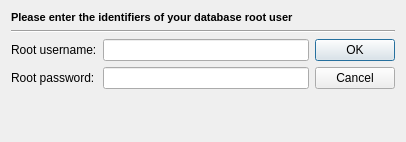
<?xml version="1.0" encoding="UTF-8"?>
<ui version="4.0">
 <class>GexdbGetrootDialogBase</class>
 <widget class="QDialog" name="GexdbGetrootDialogBase">
  <property name="geometry">
   <rect>
    <x>0</x>
    <y>0</y>
    <width>406</width>
    <height>142</height>
   </rect>
  </property>
  <property name="windowTitle">
   <string>DBMS root identifiers...</string>
  </property>
  <property name="autoFillBackground">
   <bool>true</bool>
  </property>
  <layout class="QGridLayout" name="gridLayout">
   <item row="0" column="0" colspan="2">
    <widget class="QLabel" name="label">
     <property name="contextMenuPolicy">
      <enum>Qt::PreventContextMenu</enum>
     </property>
     <property name="text">
      <string>&lt;!DOCTYPE HTML PUBLIC &quot;-//W3C//DTD HTML 4.0//EN&quot; &quot;http://www.w3.org/TR/REC-html40/strict.dtd&quot;&gt;
&lt;html&gt;&lt;head&gt;&lt;meta name=&quot;qrichtext&quot; content=&quot;1&quot; /&gt;&lt;style type=&quot;text/css&quot;&gt;
p, li { white-space: pre-wrap; }
&lt;/style&gt;&lt;/head&gt;&lt;body style=&quot; font-family:'MS Shell Dlg 2'; font-size:8.25pt; font-weight:400; font-style:normal;&quot;&gt;
&lt;p style=&quot; margin-top:0px; margin-bottom:0px; margin-left:0px; margin-right:0px; -qt-block-indent:0; text-indent:0px;&quot;&gt;&lt;span style=&quot; font-size:8pt; font-weight:600;&quot;&gt;Please enter the identifiers of your database root user&lt;/span&gt;&lt;/p&gt;&lt;/body&gt;&lt;/html&gt;</string>
     </property>
    </widget>
   </item>
   <item row="1" column="0" colspan="3">
    <widget class="Line" name="line">
     <property name="orientation">
      <enum>Qt::Horizontal</enum>
     </property>
    </widget>
   </item>
   <item row="2" column="0">
    <widget class="QLabel" name="TextLabel_1">
     <property name="text">
      <string>Root username:</string>
     </property>
     <property name="wordWrap">
      <bool>false</bool>
     </property>
    </widget>
   </item>
   <item row="2" column="1">
    <widget class="QLineEdit" name="editRootName">
     <property name="toolTip">
      <string/>
     </property>
     <property name="maxLength">
      <number>80</number>
     </property>
    </widget>
   </item>
   <item row="2" column="2">
    <widget class="QPushButton" name="PushButtonOk">
     <property name="text">
      <string>OK</string>
     </property>
     <property name="default">
      <bool>true</bool>
     </property>
    </widget>
   </item>
   <item row="3" column="0">
    <widget class="QLabel" name="TextLabel_2">
     <property name="text">
      <string>Root password:</string>
     </property>
     <property name="wordWrap">
      <bool>false</bool>
     </property>
    </widget>
   </item>
   <item row="3" column="1">
    <widget class="QLineEdit" name="editRootPassword">
     <property name="toolTip">
      <string/>
     </property>
     <property name="maxLength">
      <number>80</number>
     </property>
     <property name="echoMode">
      <enum>QLineEdit::Password</enum>
     </property>
    </widget>
   </item>
   <item row="3" column="2">
    <widget class="QPushButton" name="PushButtonCancel">
     <property name="text">
      <string>Cancel</string>
     </property>
    </widget>
   </item>
   <item row="4" column="1">
    <spacer name="verticalSpacer">
     <property name="orientation">
      <enum>Qt::Vertical</enum>
     </property>
     <property name="sizeHint" stdset="0">
      <size>
       <width>20</width>
       <height>57</height>
      </size>
     </property>
    </spacer>
   </item>
  </layout>
 </widget>
 <layoutdefault spacing="6" margin="11"/>
 <pixmapfunction>qPixmapFromMimeSource</pixmapfunction>
 <tabstops>
  <tabstop>editRootName</tabstop>
  <tabstop>editRootPassword</tabstop>
  <tabstop>PushButtonOk</tabstop>
  <tabstop>PushButtonCancel</tabstop>
 </tabstops>
 <resources/>
 <connections/>
</ui>
